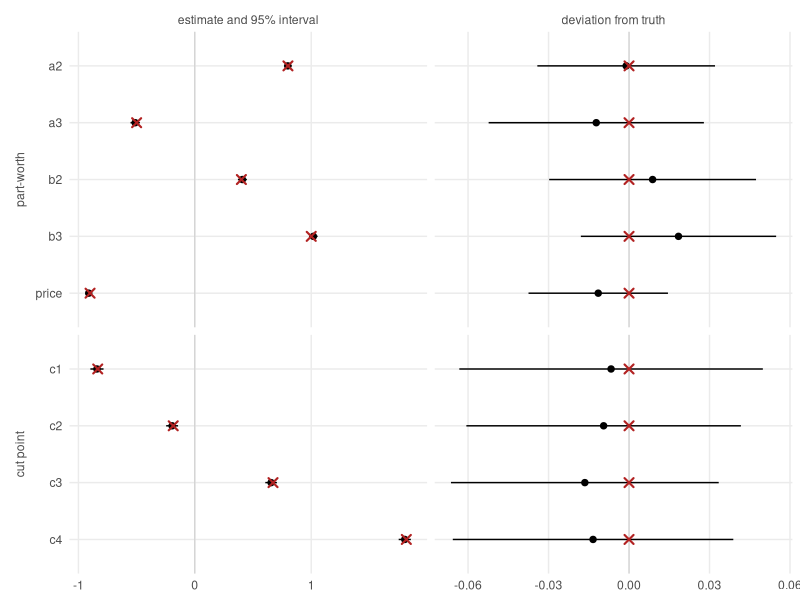

This chart was generated by the following R code:
## ---- chunk 1
#| label: design

# Attribute levels are drawn at random rather than from an efficiency-optimized
# catalogue of the kind commercial practice uses (one-way and two-way level
# balance, D-efficiency, utility balance). 
make_design <- function(n_tasks, J, seed) {
  set.seed(seed)
  n_rows <- n_tasks * J
  a     <- sample(1:3, n_rows, replace = TRUE)
  b     <- sample(1:3, n_rows, replace = TRUE)
  price <- runif(n_rows, 0.5, 2.5)
  X <- cbind(
    a2    = as.numeric(a == 2),
    a3    = as.numeric(a == 3),
    b2    = as.numeric(b == 2),
    b3    = as.numeric(b == 3),
    price = price
  )
  list(X = X, n_tasks = n_tasks, J = J, P = ncol(X),
       task_id = rep(seq_len(n_tasks), each = J),   # task of each X row
       alt_id  = rep(seq_len(J), times = n_tasks))  # alternative within task
}

# Human-readable view that pulls the id's for respondent, task, and 
# alt into the data.frame
design_frame <- function(des) {
  out <- data.frame(task_id = des$task_id, alt_id = des$alt_id)
  if (!is.null(des$respondent_id))
    out <- cbind(respondent_id = des$respondent_id, out)
  cbind(out, as.data.frame(des$X))
}

N_TASKS <- 20*1000 # 20,000 tasks
J       <- 4       # 4 alternatives per task
W       <- 5       # a five-point purchase-likelihood scale

design <- make_design(N_TASKS, J, seed = 101)
head(design_frame(design), 8) |> print(digits=2)
## ---- chunk 2
#| label: truth

beta_true  <- c(a2 = 0.8, a3 = -0.5, b2 = 0.4, b3 = 1.0, price = -0.9)
alpha_true <- c(0.10, 0.30, 0.60, 0.85)

# Cut points live on the utility scale internally, so we move between the two
# scales with the standard Gumbel CDF and its inverse. 
alpha_to_cut <- function(a) -log(-log(a))   # probability -> utility,  F^{-1}
cut_to_alpha <- function(c) exp(-exp(-c))   # utility -> probability,  F
cut_true <- alpha_to_cut(alpha_true)

rbind(alpha = alpha_true, cut = cut_true)
## ---- chunk 3
#| label: simulate

rgumbel <- function(n) -log(-log(runif(n)))

simulate_dual_ordinal <- function(design, beta, cut, seed) {
  set.seed(seed)
  n <- design$n_tasks
  J <- design$J

  # Deterministic utilities, reshaped to one row per task.
  # Requires J to be constant across consumers
  V <- matrix(design$X %*% beta, nrow = n, ncol = J, byrow = TRUE)

  # Add iid Gumbel noise
  u <- V + matrix(rgumbel(n * J), n, J)

  # Identify alternative with max utility per task
  jstar <- max.col(u, ties.method = "first")

  # The utility from jstar
  # (code operates as a matrix subset with a two-col matrix of positions)
  ustar <- u[cbind(seq_len(n), jstar)]

  # Report the interval holding p = F(ustar). Binning p against alpha
  # is the same as binning ustar against cut, since F is increasing.
  y <- findInterval(ustar, cut) + 1L

  list(design = design, jstar = jstar, y = y, W = length(cut) + 1L,
       ustar = ustar, V = V)
}

dat <- simulate_dual_ordinal(design, beta_true, cut_true, seed = 501)
## ---- chunk 4
#| label: responses_jstar

(tabulate(dat$jstar, J) / N_TASKS) |> round(4)   # chosen profile
## ---- chunk 5
#| label: responses_y

(tabulate(dat$y, W) / N_TASKS) |> round(4)   # scale point
## ---- chunk 6
#| label: lemma-check

S     <- rowSums(exp(dat$V))
mubar <- log(S)

# (i) ustar is Gumbel(mubar, 1). Standardize and compare to a standard Gumbel.
z <- dat$ustar - mubar
cat("mean of standardized ustar:", round(mean(z), 4),
    " (Euler-Mascheroni = 0.5772)\n")
cat("sd   of standardized ustar:", round(sd(z), 4),
    " (pi/sqrt(6) = 1.2825)\n")
cat("KS test vs standard Gumbel, p =",
    round(ks.test(sample(z, 5000), cut_to_alpha)$p.value, 3), "\n")

# (ii) ustar is independent of jstar: the distribution of the standardized
# maximum should not depend on which profile won.
tapply(z, dat$jstar, mean) |> round(4)

# Test it rather than eyeball it. Under independence the four groups share a
# distribution, so a Kruskal-Wallis test should not reject.
kruskal.test(z, factor(dat$jstar))
## ---- chunk 7
#| label: likelihood

par_to_cut <- function(par, P, W) {
  if (W == 2) return(par[P + 1])
  par[P + 1] + c(0, cumsum(exp(par[(P + 2):(P + W - 1)])))
}

cut_to_par <- function(cut) c(cut[1], log(diff(cut)))

row_max <- function(M) do.call(pmax, as.data.frame(M))

negloglik <- function(par, dat) {
  design <- dat$design
  P <- design$P
  W <- dat$W
  n <- design$n_tasks
  J <- design$J

  beta <- par[1:P]
  cut  <- par_to_cut(par, P, W)

  V    <- matrix(design$X %*% beta, nrow = n, ncol = J, byrow = TRUE)
  m    <- row_max(V)                          # row maxima
  mubar <- m + log(rowSums(exp(V - m)))        # log inclusive value

  # First response: multinomial logit log-probability of the chosen profile.
  ll_choice <- V[cbind(seq_len(n), dat$jstar)] - mubar

  # Second response: difference of Gumbel CDFs at the standardized cut points.
  caug <- c(-Inf, cut, Inf)
  lo <- caug[dat$y]      - mubar
  hi <- caug[dat$y + 1L] - mubar
  p_ord <- exp(-exp(-hi)) - exp(-exp(-lo))

  -(sum(ll_choice) + sum(log(pmax(p_ord, 1e-312))))
}
## ---- chunk 8
#| label: fit

fit_dual_ordinal <- function(dat) {
  P <- dat$design$P
  W <- dat$W

  freq <- tabulate(dat$y, nbins = W)
  cumq <- cumsum(freq)[1:(W - 1)] / sum(freq)
  cut0 <- log(dat$design$J) + alpha_to_cut(cumq)
  start <- c(rep(0, P), cut_to_par(cut0))

  fn  <- function(p) negloglik(p, dat)
  opt <- optim(start, fn, method = "BFGS",
               control = list(maxit = 1000, reltol = 1e-12))
  H   <- optimHess(opt$par, fn)      # observed information
  Vc  <- solve(H)

  cut_hat <- par_to_cut(opt$par, P, W)

  # Delta method for the cut points, which are a nonlinear function of the
  # working parameters.
  Jc <- matrix(0, W - 1, length(opt$par))
  Jc[, P + 1] <- 1
  if (W > 2) {
    d <- exp(opt$par[(P + 2):(P + W - 1)])
    for (w in 2:(W - 1)) Jc[w, (P + 2):(P + w)] <- d[1:(w - 1)]
  }

  list(beta = opt$par[1:P], se_beta = sqrt(diag(Vc)[1:P]),
       cut = cut_hat, se_cut = sqrt(diag(Jc %*% Vc %*% t(Jc))),
       nll = opt$value, convergence = opt$convergence,
       eigen = eigen(H, symmetric = TRUE, only.values = TRUE)$values,
       par = opt$par)
}

fit <- fit_dual_ordinal(dat)
cat("converged:", fit$convergence == 0, "\n")
## ---- chunk 9
#| label: recovery

recovery <- data.frame(
  parameter = c(names(beta_true), paste0("c", 1:(W - 1))),
  truth     = c(beta_true, cut_true),
  estimate  = c(fit$beta, fit$cut),
  std_error = c(fit$se_beta, fit$se_cut)
)
recovery$z <- (recovery$estimate - recovery$truth) / recovery$std_error
knitr::kable(recovery, digits = 4)
## ---- chunk 10
#| label: fig-recovery
#| fig-cap: "Recovery of all nine parameters. Dots and bars are the estimate and its 95% confidence interval; red crosses mark the truth. The right panel repeats the intervals centred on the truth, since at 20,000 tasks they are only two to four percent of the left panel's range and would otherwise be hidden behind the markers."
#| fig-width: 7.2
#| fig-height: 3.8

suppressMessages(library(ggplot2))

base <- transform(
  recovery,
  parameter = factor(recovery$parameter, levels = rev(recovery$parameter)),
  kind = factor(rep(c("part-worth", "cut point"), c(length(beta_true), W - 1)),
                levels = c("part-worth", "cut point"))
)

# Two views of the same fit: the natural scale, and the deviation scale where
# the intervals are wide enough to read.
long <- rbind(
  transform(base, panel = "estimate and 95% interval",
            x  = estimate,
            lo = estimate - 1.96 * std_error,
            hi = estimate + 1.96 * std_error,
            ref = truth),
  transform(base, panel = "deviation from truth",
            x  = estimate - truth,
            lo = estimate - truth - 1.96 * std_error,
            hi = estimate - truth + 1.96 * std_error,
            ref = 0)
)
long$panel <- factor(long$panel,
                     levels = c("estimate and 95% interval", "deviation from truth"))

ggplot(long, aes(y = parameter)) +
  geom_vline(xintercept = 0, linewidth = 0.3, colour = "grey78") +
  geom_pointrange(aes(x = x, xmin = lo, xmax = hi), size = 0.3, linewidth = 0.5) +
  geom_point(aes(x = ref), shape = 4, size = 2.3, stroke = 1.1, colour = "firebrick") +
  facet_grid(kind ~ panel, scales = "free", space = "free_y", switch = "y") +
  labs(x = NULL, y = NULL) +
  theme_minimal(base_size = 11) +
  theme(panel.grid.minor = element_blank(),
        strip.placement = "outside",
        strip.text.y.left = element_text(angle = 90, colour = "grey30"),
        strip.text.x = element_text(colour = "grey30"))
## ---- chunk 11
#| label: alpha

alpha_hat <- cut_to_alpha(fit$cut)
# delta method: d(alpha)/dc = alpha * exp(-c), and exp(-c) = -log(alpha)
se_alpha  <- fit$se_cut * alpha_hat * (-log(alpha_hat))

knitr::kable(
  data.frame(
    label      = paste("answer", 1:(W - 1), "or below"),
    alpha_true = alpha_true,
    alpha_hat  = alpha_hat,
    std_error  = se_alpha
  ), digits = 4)
## ---- chunk 12
#| label: lrtest

nll_truth <- negloglik(c(beta_true, cut_to_par(cut_true)), dat)
lr   <- 2 * (nll_truth - fit$nll)
npar <- length(fit$par)
cat(sprintf("LR statistic %.2f vs chi-square(%d) 95%% critical value %.2f -> %s\n",
            lr, npar, qchisq(0.95, npar),
            ifelse(lr < qchisq(0.95, npar), "inside the region", "OUTSIDE")))
## ---- chunk 13
#| label: eigen

cat("smallest eigenvalue:", format(min(fit$eigen), digits = 4), "\n")
cat("condition number:   ", format(max(fit$eigen) / min(fit$eigen), digits = 4), "\n")
